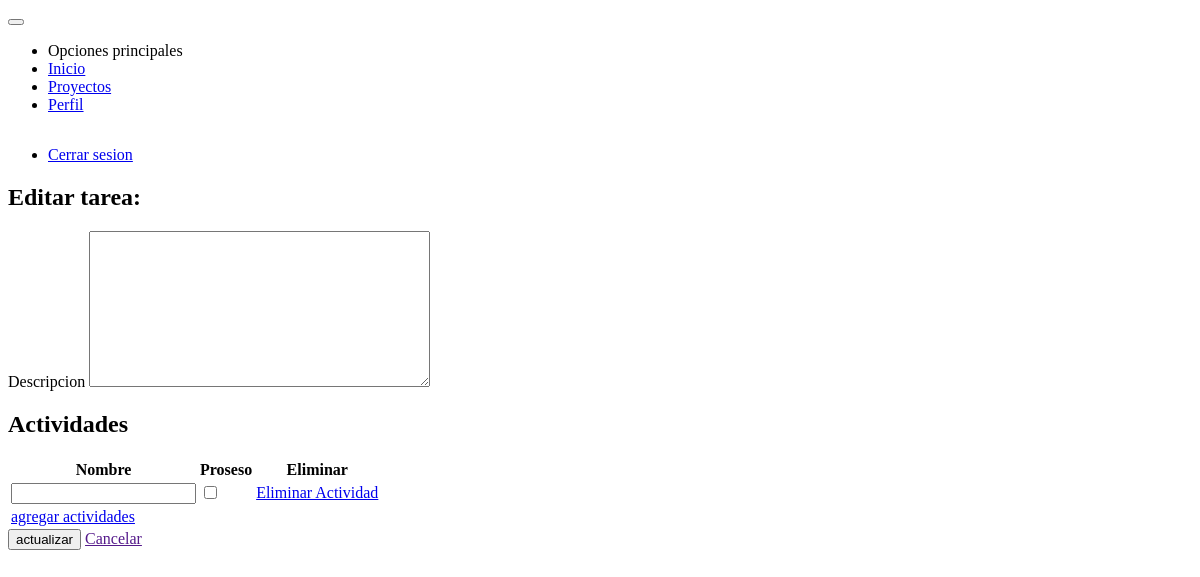
Page /tareas/tareas/actualizar/no-mantener (signed in) on the earlier database version.
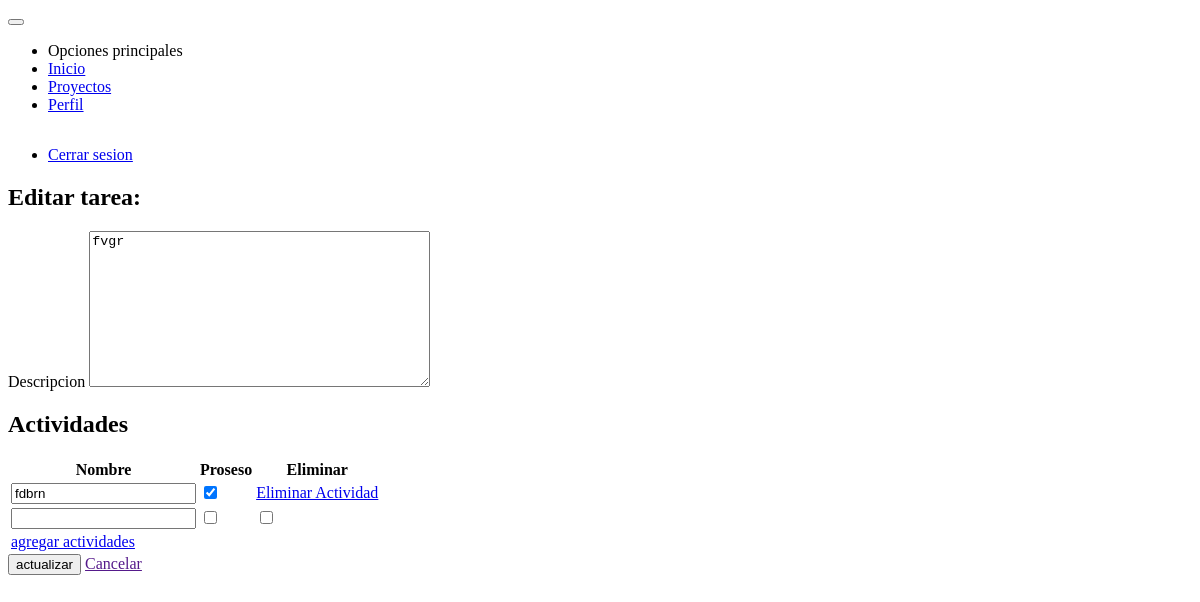
Same page on the later database version.
### tasks/models.py (models this page shows, shortened)
class Task(models.Model):
    project = models.ForeignKey(Project, on_delete=models.CASCADE)
    type_task = models.ForeignKey(TypeTask, on_delete=models.CASCADE)
    task = models.CharField(max_length=50)
    description = models.TextField()
    status = models.BooleanField(default=False)
    percentage = models.IntegerField(default=0)
    slug = models.SlugField(max_length=60, unique=True)
    created_at = models.DateTimeField(auto_now_add=timezone.now)
    updated_at = models.DateTimeField(auto_now=timezone.now)

### tasks/views.py (the view, shortened to what this page needs)
# urls.py: path('tareas/actualizar/<slug>', views.TaskUpdateView.as_view(), name='update_task'),
class TaskUpdateView(LoginRequiredMixin, PermissionRequiredMixin, UpdateView):
    login_url = 'users:login'
    permission_required = 'tasks.change_activities'
    template_name = 'tasks/update_task.html'
    form_class = TaskForm
    model = Task
    def get_context_data(self, **kwargs):
        context = super().get_context_data(**kwargs)
        context['perm'] = self.request.user.has_perm('tasks.view_task')
        if self.request.method == 'POST':
            context['formset'] = TaskFormSet(
                self.request.POST, instance=self.object)
        else:
            context['formset'] = TaskFormSet(instance=self.object)
        return context

### tasks/forms.py
class TaskForm(ModelForm):
    class Meta:
        model = Task
        fields = (
            'description',
        )
        labels = {
            'description': 'Descripcion',
        }
    def __init__(self, *args, **kwargs):
        super().__init__(*args, **kwargs)
        self.fields['description'].widget.attrs.update({
            'data-role': 'textarea',
            'data-prepend': "<span class='mif-description'></span>",
        })

### tasks/templates/tasks/update_task.html (shortened to what this page needs)
{% extends "base.html" %}
{% load static %}
{% block content %}
    <div class="card">
        <div class="card-content m-2">
            <h2 class="card-title">Editar tarea: {{ form.task }}</h2>
            {% include 'tasks/snippets/form.html' with message='actualizar' %}
        </div>
    </div>
{% endblock %}

### tasks/templates/tasks/snippets/form.html (shortened to what this page needs)
<form id="form-container" method="post">
    <div class="form-group">
        <label for="full-name" class="required">{{ form.description.label }}</label>
        {{ form.description }}
    </div>
    <h2>Actividades</h2>
    <table>
        {% for form in formset %}
            {% if forloop.first %}
                <thead>
                    <tr>
                        {% for field in form.visible_fields %}
                            <th>{{ field.label|capfirst }}</th>
                        {% endfor %}
                    </tr>
                </thead>
            {% endif %}
            <tr id="projects_data">
                {% for field in form.visible_fields %}
                    <td>
                        {{ field }}
                    </td>
                {% endfor %}
            </tr>
        {% endfor %}
    </table>
    <button type="submit" class="button success">{{ message }}</button>
    <a href="{{ request.META.HTTP_REFERER }}" class="button alert">Cancelar</a>
</form>

Differences in the rows shown:
changed Task: description (not shown) → "fvgr"
Other differences:
form field field: (not shown) → "fdbrn"
form field field: "☐" → "☑"
